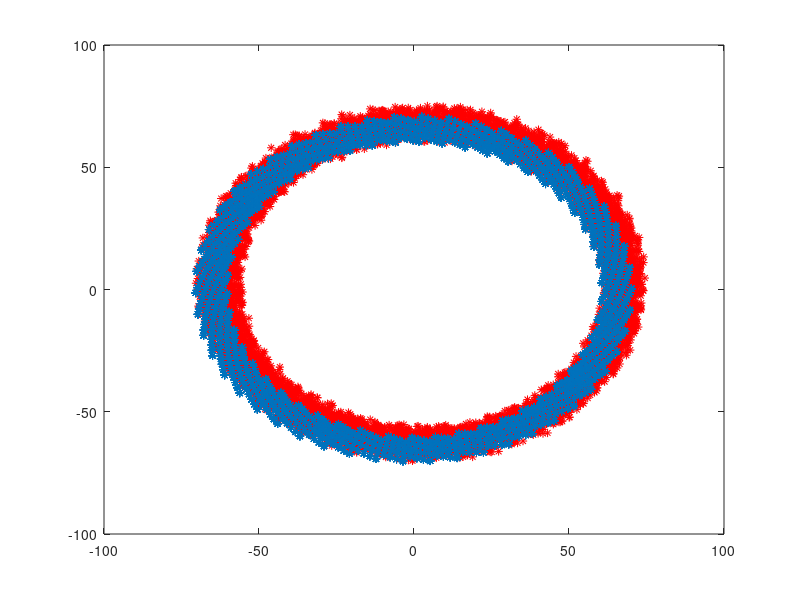

Write the MATLAB code that produced this figure. (Note: this script raises an error after producing the figure.)
clear all 
close all
rand('state',123)
randn('state',223)

logname = "rotatingTarget.csv";

numOfNodes = 8;
%approxNumOfMeas = 1e6;
%NumOfMeas = round(approxNumOfMeas/NumOfSensor);
F= [0.992 -0.1247; 0.1247 0.992];
x(:,1) = [50;50];
h(1)=0; %[0,1]
x_noisy(:,1) = x(:,1) +5* rand(2,1);
nodeIndex(1) = 0;
dataLength= 1e4;
for i=2:dataLength
    if mod(i,12)==0%8 
        x(:,i) = F*x(:,i-1);
    else
        x(:,i) = x(:,i-1);
    end
    x_noisy(:,i) = x(:,i) +5* rand(2,1);
    
    % From 1 to numOfNodes
    nodeIndex(i) = mod(nodeIndex(i-1)+1,numOfNodes);
    if mod(i,2)==0
        h(i)=1; %[1,0]
    else
        h(i)=0; %[0,1]
    end
end
figure
plot(x_noisy(1,:),x_noisy(2,:),'r*')
hold on
plot(x(1,:),x(2,:),'*')
legend({'x noisy','x'}, 'Orientation', 'vertical', 'Location', 'NE');

time=1:dataLength;
Matrix = [ time',nodeIndex'+1,x(1,:)',x(2,:)',x_noisy(1,:)',x_noisy(2,:)',h'];
dlmwrite(strcat('logs/',logname), Matrix, 'delimiter', ',', 'precision', 20);